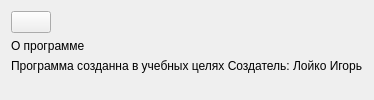
           <widget class="QWidget" name="tab_about">
            <attribute name="title">
             <string>Страница</string>
            </attribute>
            <layout class="QGridLayout" name="gridLayout_3">
             <item row="0" column="0">
              <layout class="QVBoxLayout" name="verticalLayout_8">
               <item>
                <widget class="QPushButton" name="pb_back_about">
                 <property name="sizePolicy">
                  <sizepolicy hsizetype="Fixed" vsizetype="Fixed">
                   <horstretch>0</horstretch>
                   <verstretch>0</verstretch>
                  </sizepolicy>
                 </property>
                 <property name="text">
                  <string/>
                 </property>
                 <property name="icon">
                  <iconset resource="resources/img/resources.qrc">
                   <normaloff>:/new/img/back.svg</normaloff>:/new/img/back.svg</iconset>
                 </property>
                 <property name="iconSize">
                  <size>
                   <width>32</width>
                   <height>32</height>
                  </size>
                 </property>
                </widget>
               </item>
               <item>
                <widget class="QLabel" name="label_about">
                 <property name="sizePolicy">
                  <sizepolicy hsizetype="Fixed" vsizetype="Fixed">
                   <horstretch>0</horstretch>
                   <verstretch>0</verstretch>
                  </sizepolicy>
                 </property>
                 <property name="text">
                  <string>О программе</string>
                 </property>
                 <property name="alignment">
                  <set>Qt::AlignLeading|Qt::AlignLeft|Qt::AlignVCenter</set>
                 </property>
                </widget>
               </item>
               <item>
                <widget class="QLabel" name="label_about_program">
                 <property name="text">
                  <string>Программа созданна в учебных целях Создатель: Лойко Игорь</string>
                 </property>
                 <property name="alignment">
                  <set>Qt::AlignLeading|Qt::AlignLeft|Qt::AlignTop</set>
                 </property>
                </widget>
               </item>
              </layout>
             </item>
            </layout>
           </widget>
